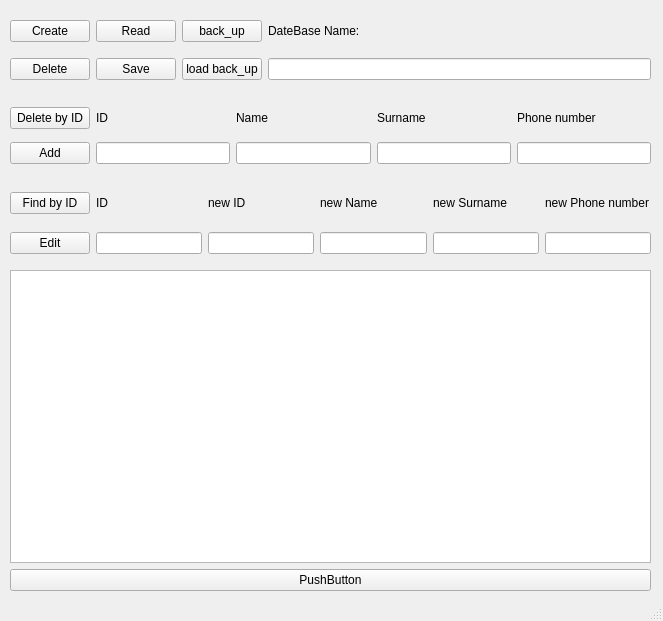
<?xml version="1.0" encoding="UTF-8"?>
<ui version="4.0">
 <class>MainWindow</class>
 <widget class="QMainWindow" name="MainWindow">
  <property name="geometry">
   <rect>
    <x>0</x>
    <y>0</y>
    <width>663</width>
    <height>621</height>
   </rect>
  </property>
  <property name="windowTitle">
   <string>MainWindow</string>
  </property>
  <widget class="QWidget" name="centralwidget">
   <widget class="QWidget" name="gridLayoutWidget">
    <property name="geometry">
     <rect>
      <x>10</x>
      <y>10</y>
      <width>641</width>
      <height>81</height>
     </rect>
    </property>
    <layout class="QGridLayout" name="gridLayout_2">
     <item row="0" column="0">
      <widget class="QPushButton" name="pushButton">
       <property name="text">
        <string>Create</string>
       </property>
      </widget>
     </item>
     <item row="0" column="3">
      <widget class="QLabel" name="label_3">
       <property name="text">
        <string>DateBase Name:</string>
       </property>
      </widget>
     </item>
     <item row="1" column="2">
      <widget class="QPushButton" name="pushButton_6">
       <property name="text">
        <string>load back_up</string>
       </property>
      </widget>
     </item>
     <item row="1" column="0">
      <widget class="QPushButton" name="pushButton_2">
       <property name="text">
        <string>Delete</string>
       </property>
      </widget>
     </item>
     <item row="1" column="1">
      <widget class="QPushButton" name="pushButton_4">
       <property name="text">
        <string>Save</string>
       </property>
      </widget>
     </item>
     <item row="0" column="1">
      <widget class="QPushButton" name="pushButton_3">
       <property name="text">
        <string>Read</string>
       </property>
      </widget>
     </item>
     <item row="1" column="3">
      <widget class="QLineEdit" name="amount"/>
     </item>
     <item row="0" column="2">
      <widget class="QPushButton" name="pushButton_5">
       <property name="text">
        <string>back_up</string>
       </property>
      </widget>
     </item>
    </layout>
   </widget>
   <widget class="QWidget" name="gridLayoutWidget_2">
    <property name="geometry">
     <rect>
      <x>10</x>
      <y>100</y>
      <width>641</width>
      <height>71</height>
     </rect>
    </property>
    <layout class="QGridLayout" name="gridLayout_3">
     <item row="0" column="3">
      <widget class="QLabel" name="label_6">
       <property name="text">
        <string>Surname</string>
       </property>
      </widget>
     </item>
     <item row="0" column="0">
      <widget class="QPushButton" name="pushButton_7">
       <property name="text">
        <string>Delete by ID</string>
       </property>
      </widget>
     </item>
     <item row="1" column="0">
      <widget class="QPushButton" name="pushButton_8">
       <property name="text">
        <string>Add</string>
       </property>
      </widget>
     </item>
     <item row="0" column="4">
      <widget class="QLabel" name="label_7">
       <property name="text">
        <string>Phone number</string>
       </property>
      </widget>
     </item>
     <item row="1" column="1">
      <widget class="QLineEdit" name="amount_2"/>
     </item>
     <item row="1" column="4">
      <widget class="QLineEdit" name="amount_5"/>
     </item>
     <item row="0" column="1">
      <widget class="QLabel" name="label_4">
       <property name="text">
        <string>ID</string>
       </property>
      </widget>
     </item>
     <item row="1" column="2">
      <widget class="QLineEdit" name="amount_3"/>
     </item>
     <item row="1" column="3">
      <widget class="QLineEdit" name="amount_4"/>
     </item>
     <item row="0" column="2">
      <widget class="QLabel" name="label_5">
       <property name="text">
        <string>Name</string>
       </property>
      </widget>
     </item>
    </layout>
   </widget>
   <widget class="QWidget" name="gridLayoutWidget_3">
    <property name="geometry">
     <rect>
      <x>10</x>
      <y>180</y>
      <width>641</width>
      <height>86</height>
     </rect>
    </property>
    <layout class="QGridLayout" name="gridLayout_5">
     <item row="1" column="0">
      <widget class="QPushButton" name="pushButton_12">
       <property name="text">
        <string>Edit</string>
       </property>
      </widget>
     </item>
     <item row="0" column="0">
      <widget class="QPushButton" name="pushButton_11">
       <property name="text">
        <string>Find by ID</string>
       </property>
      </widget>
     </item>
     <item row="0" column="3">
      <widget class="QLabel" name="label_14">
       <property name="text">
        <string>new Name</string>
       </property>
      </widget>
     </item>
     <item row="0" column="5">
      <widget class="QLabel" name="label_16">
       <property name="text">
        <string>new Phone number</string>
       </property>
      </widget>
     </item>
     <item row="1" column="3">
      <widget class="QLineEdit" name="amount_8"/>
     </item>
     <item row="0" column="2">
      <widget class="QLabel" name="label_13">
       <property name="text">
        <string>new ID</string>
       </property>
      </widget>
     </item>
     <item row="0" column="4">
      <widget class="QLabel" name="label_15">
       <property name="text">
        <string>new Surname</string>
       </property>
      </widget>
     </item>
     <item row="1" column="1">
      <widget class="QLineEdit" name="amount_6"/>
     </item>
     <item row="1" column="2">
      <widget class="QLineEdit" name="amount_7"/>
     </item>
     <item row="1" column="5">
      <widget class="QLineEdit" name="amount_10"/>
     </item>
     <item row="1" column="4">
      <widget class="QLineEdit" name="amount_9"/>
     </item>
     <item row="0" column="1">
      <widget class="QLabel" name="label_12">
       <property name="text">
        <string>ID</string>
       </property>
      </widget>
     </item>
    </layout>
   </widget>
   <widget class="QWidget" name="verticalLayoutWidget">
    <property name="geometry">
     <rect>
      <x>10</x>
      <y>270</y>
      <width>641</width>
      <height>321</height>
     </rect>
    </property>
    <layout class="QVBoxLayout" name="verticalLayout_3">
     <item>
      <widget class="QTableWidget" name="tableWidget"/>
     </item>
     <item>
      <widget class="QPushButton" name="pushButton_13">
       <property name="text">
        <string>PushButton</string>
       </property>
      </widget>
     </item>
    </layout>
   </widget>
  </widget>
  <widget class="QStatusBar" name="statusbar"/>
 </widget>
 <resources/>
 <connections/>
</ui>
